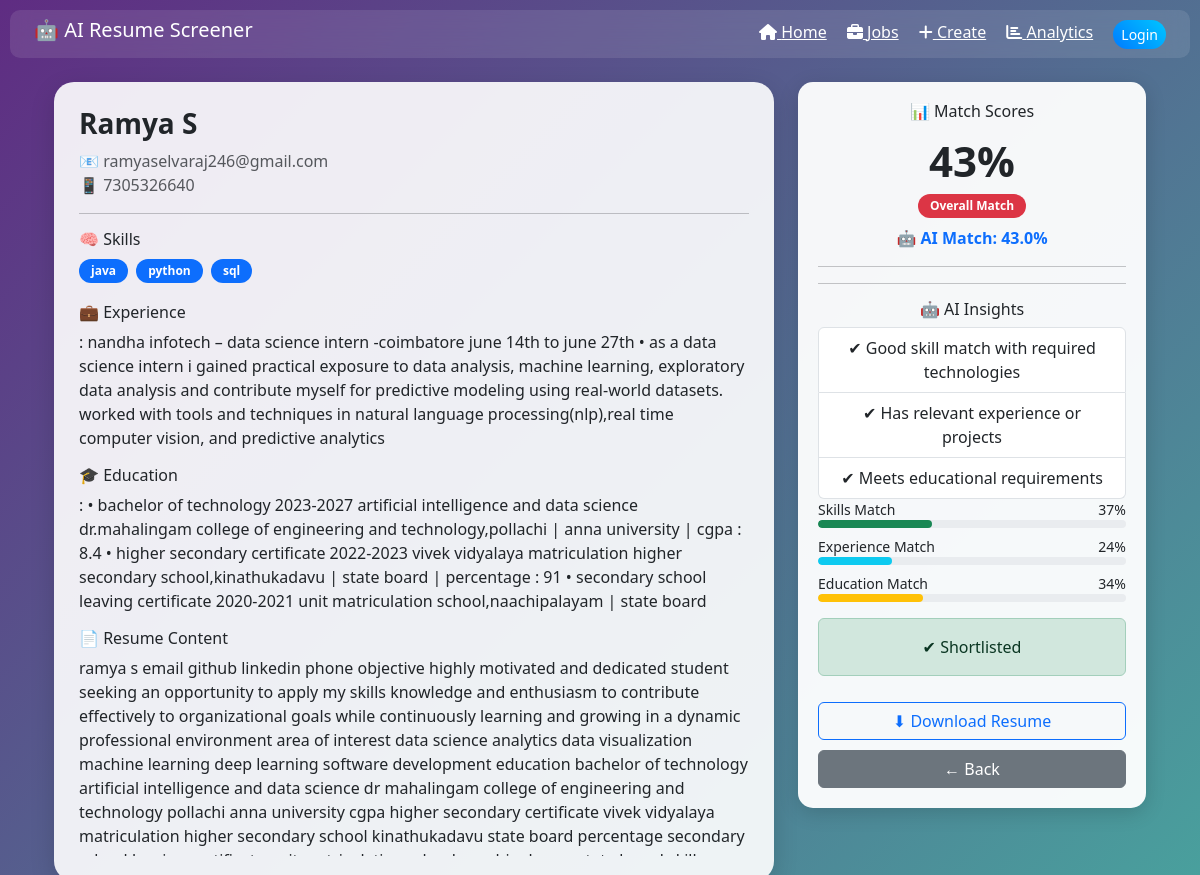
/resume/73/, run on the app's committed database.
### app/models.py (models this page shows, shortened)
class Resume(models.Model):
    job = models.ForeignKey(Job, on_delete=models.CASCADE)
    file = models.FileField(upload_to='resumes/')
    name = models.CharField(max_length=200)
    email = models.EmailField()
    phone = models.CharField(max_length=20)
    extracted_text = models.TextField(blank=True)
    score = models.FloatField(null=True, blank=True)
    match_reasons = models.TextField(blank=True, null=True)
    matched_skills = models.TextField(blank=True, null=True)
    skills_score = models.FloatField(null=True, blank=True)
    experience_score = models.FloatField(null=True, blank=True)
    education_score = models.FloatField(null=True, blank=True)
    experience_text = models.TextField(blank=True, null=True)
    education_text = models.TextField(blank=True, null=True)
    shortlisted = models.BooleanField(null=True, blank=True, default=None)
    skill_match_ratio = models.FloatField(null=True, blank=True)
    matched_skills_count = models.IntegerField(null=True, blank=True)
    years_experience = models.IntegerField(null=True, blank=True)
    education_level = models.IntegerField(null=True, blank=True)
    resume_word_count = models.IntegerField(null=True, blank=True)

### app/views.py (the view)
# urls.py: path('resume/<int:id>/', views.resume_detail, name='resume_detail'),
def resume_detail(request, id):
    resume = get_object_or_404(Resume, id=id)
    job = resume.job
    skill_list = [s.strip() for s in (job.skills or "").split(',') if s.strip()]
    matched_skills = [s.strip() for s in (resume.matched_skills or "").split(',') if s.strip()]
    match_reasons = [r.strip() for r in (resume.match_reasons or "").split(',') if r.strip()]
    job_skills = [s.strip() for s in (job.skills or "").lower().split(',') if s.strip()]
    skills_percent = int((len(matched_skills) / len(job_skills)) * 100) if job_skills else 0
    experience_percent = int(resume.experience_score or 0)
    education_percent = int(resume.education_score or 0)
    overall = int(resume.score or 0)
    return render(request, 'app/resume_detail.html', {
        'resume': resume,
        'matched_skills': matched_skills,
        'skills_percent': skills_percent,
        'experience_percent': experience_percent,
        'education_percent': education_percent,
        'overall': overall,
        'skill_list': skill_list,
        'match_reasons': match_reasons,
        'experience_text': resume.experience_text,
        'education_text': resume.education_text
    })

### app/templates/app/resume_detail.html (shortened to what this page needs)
{% extends 'app/base.html' %}
{% block content %}
<div class="container mt-4">
    <div class="row">
        <div class="col-md-8">
            <div class="main-box">
                <h3 class="fw-bold">{{ resume.name }}</h3>
                <p class="text-muted">
                    📧 {{ resume.email }} <br>
                    📱 {{ resume.phone }}
                </p>
                <hr>
                <h6>🧠 Skills</h6>
                <div>
                    {% for skill in matched_skills %}
                        <span class="badge bg-primary me-1 mb-1">
                            {{ skill }}
                        </span>
                    {% empty %}
                        <p class="text-muted">No relevant skills found</p>
                    {% endfor %}
                </div>
                <h6 class="mt-3">💼 Experience</h6>
                <p>
                    {% if experience_text %}
                        {{ experience_text }}
                    {% else %}
                        No experience found
                    {% endif %}
                </p>
                <h6 class="mt-3">🎓 Education</h6>
                <p>
                    {% if education_text %}
                        {{ education_text }}
                    {% else %}
                        No education found
                    {% endif %}
                </p>
                <h6 class="mt-3">📄 Resume Content</h6>
                <div style="max-height:200px; overflow:auto;">
                    {{ resume.extracted_text|truncatewords:100 }}
                </div>
            </div>
        </div>
        <div class="col-md-4">
            <div class="right-box">
                <h6>📊 Match Scores</h6>
                <div class="score">{{ overall }}%</div>
                <span class="badge bg-danger">Overall Match</span>
               <p class="mt-2 text-primary fw-bold">
    🤖 AI Match: {{ resume.score }}%
</p>
                <hr>
                <hr>
<h6>🤖 AI Insights</h6>
<ul class="list-group">
    {% for reason in match_reasons %}
        <li class="list-group-item">
            ✔ {{ reason }}
        </li>
    {% empty %}
        <li class="list-group-item text-muted">
            No insights available
        </li>
    {% endfor %}
</ul>
                <div class="text-start">
                    <div class="d-flex justify-content-between">
                        <small>Skills Match</small>
                        <small>{{ skills_percent }}%</small>
                    </div>
                    <div class="progress mb-2">
                        <div class="progress-bar bg-success" style="width: {{ skills_percent }}%"></div>
                    </div>
                    <div class="d-flex justify-content-between">
                        <small>Experience Match</small>
                        <small>{{ experience_percent }}%</small>
                    </div>
                    <div class="progress mb-2">
                        <div class="progress-bar bg-info" style="width: {{ experience_percent }}%"></div>
                    </div>
                    <div class="d-flex justify-content-between">
                        <small>Education Match</small>
                        <small>{{ education_percent }}%</small>
                    </div>
                    <div class="progress mb-3">
                        <div class="progress-bar bg-warning" style="width: {{ education_percent }}%"></div>
                    </div>
                </div>
                {% if resume.shortlisted == True %}
    <div class="alert alert-success text-center btn-custom">
        ✔ Shortlisted
    </div>
{% elif resume.shortlisted == False %}
    <div class="alert alert-danger text-center btn-custom">
        ✘ Rejected
    </div>
{% endif %}
                {% if resume.file %}
                    <a href="{{ resume.file.url }}" download class="btn btn-outline-primary btn-custom">
                        ⬇ Download Resume
                    </a>
                {% else %}
                    <span class="text-danger d-block mt-2">No file uploaded</span>
                {% endif %}
                <a href="/jobs/" class="btn btn-secondary btn-custom">
                    ← Back
                </a>
            </div>
        </div>
    </div>
</div>
{% endblock %}

### app/templates/app/base.html (style rules this page uses)
body { background: linear-gradient(135deg, #1f1c2c, #928dab); min-height: 100vh; font-family: 'Segoe UI', sans-serif; }
.badge { border-radius: 20px; padding: 6px 12px; }

### app/templates/app/resume_detail.html (style rules this page uses)
body { background: linear-gradient(135deg, #5f2c82, #49a09d); min-height: 100vh; }
.main-box { background: rgba(255, 255, 255, 0.9); border-radius: 20px; padding: 25px; box-shadow: 0 8px 25px rgba(0,0,0,0.15); }
.right-box { background: rgba(255, 255, 255, 0.95); border-radius: 15px; padding: 20px; box-shadow: 0 5px 20px rgba(0,0,0,0.15); text-align: center; }
.score { font-size: 42px; font-weight: bold; }
.progress { height: 8px; border-radius: 10px; }
.progress-bar { border-radius: 10px; }
.btn-custom { width: 100%; margin-top: 10px; }
.badge { border-radius: 20px; padding: 6px 12px; }

### data on the page
Resume: name "Ramya S", email "ramyaselvaraj246@gmail.com", phone "7305326640", experience_text ": nandha infotech – data science intern -coimbatore june 14th to june 27th • as a data science intern i gained practical exposure to data analysis, machine learning, exploratory data analysis and contribute myself for predictive modeling using real-world datasets. worked with tools and techniques in natural language processing(nlp),real time computer vision, and predictive analytics", education_text ": • bachelor of technology 2023-2027 artificial intelligence and data science dr.mahalingam college of engineering and technology,pollachi | anna university | cgpa : 8.4 • higher secondary certificate 2022-2023 vivek vidyalaya matriculation higher secondary school,kinathukadavu | state board | percentage : 91 • secondary school leaving certificate 2020-2021 unit matriculation school,naachipalayam | state board", extracted_text "ramya s email github linkedin phone objective highly motivated and dedicated student seeking an opportunity to apply my skills knowledge and enthusiasm to contribute effectively to organizational goals while continuously learning and growing in a dynamic professional environment area of interest data science analytics data visualization machine learning deep learning software development education bachelor of technology artificial intelligence and data science dr mahalingam college of engineering and technology pollachi anna university cgpa higher secondary certificate vivek vidyalaya matriculation higher secondary school kinathukadavu state board percentage secondary…", score "43.0"

### other printed values
{{ skill }} "java" "python" "sql"
{{ overall }} "43"
{{ reason }} "Good skill match with required technologies" "Has relevant experience or projects" "Meets educational requirements"
{{ skills_percent }} "37"
{{ experience_percent }} "24"
{{ education_percent }} "34"
